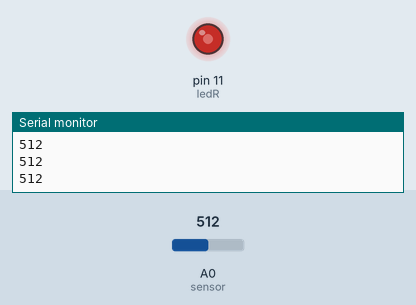
Bench run of a sketch on a simulated Arduino Uno, built with avr-gcc and run on an emulated ATmega328P. Shown: output pins drawn as LEDs (lit = HIGH), the last lines printed to the serial monitor. Inputs (shaded band) come from the test bench; at power-on: A0 (sensor) = 512.

Above: at 1.2 s.
1.3 s: A0 (sensor) set to 306
At 2.4 s:
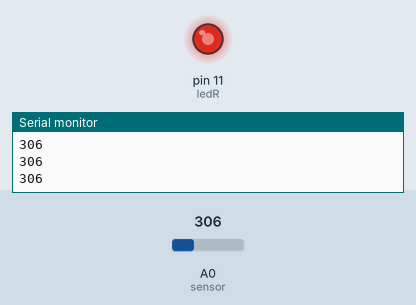
2.9 s: A0 (sensor) set to 122
At 3.7 s:
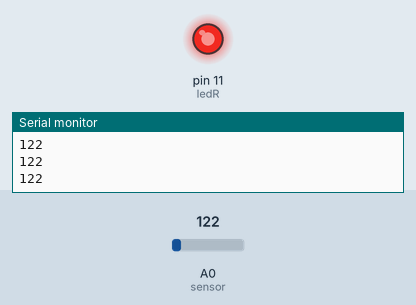
4.5 s: A0 (sensor) set to 900
At 5.0 s:
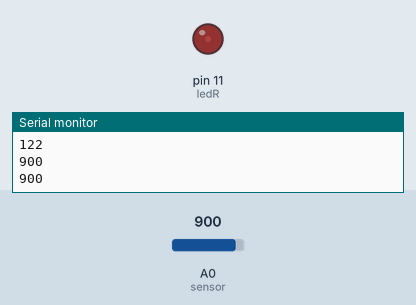
6.1 s: A0 (sensor) set to 1023
At 7.4 s:
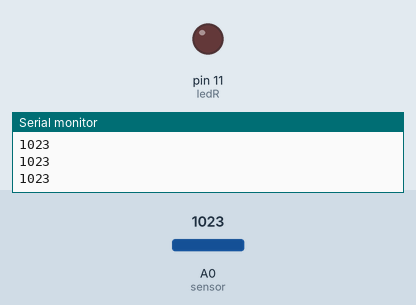
7.7 s: A0 (sensor) set to 511
At 8.9 s:
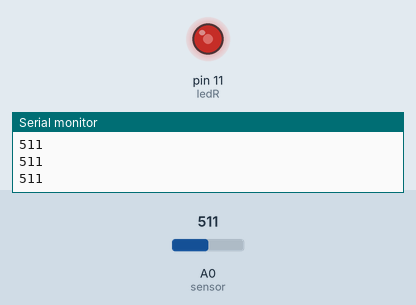
Timing chart, 0 to 10.3 s (numbered marks = the images above; inputs shaded):
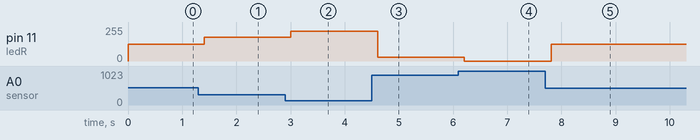

The sketch:

sensor_light.ino
```cpp
int sensor = A0, ledR = 11 , ledB =9;

void setup() {
  // put your setup code here, to run once:
  pinMode(sensor, INPUT);
  pinMode(ledR, OUTPUT);
  Serial.begin(9600);
}

void loop() {
  // put your main code here, to run repeatedly:
 int input = analogRead(A0);
 if(input < 700){
  digitalWrite(ledB, HIGH);
 } else digitalWrite(ledB, LOW);
 analogWrite(ledR, map(input, 1023, 0, 0, 255));
 Serial.println(input);
 delay(200);
}
```

Measured:
- after the input at 1.3 s, pin 11 (ledR): 127/255 → 178/255 after 0.10 s
- after the input at 2.9 s, pin 11 (ledR): 178/255 → 224/255 after 0.11 s
- after the input at 4.5 s, pin 11 (ledR): 224/255 → 30/255 after 0.11 s
- after the input at 6.1 s, pin 11 (ledR): 30/255 → 0/255 after 0.11 s
- after the input at 7.7 s, pin 11 (ledR): 0/255 → 127/255 after 0.11 s
